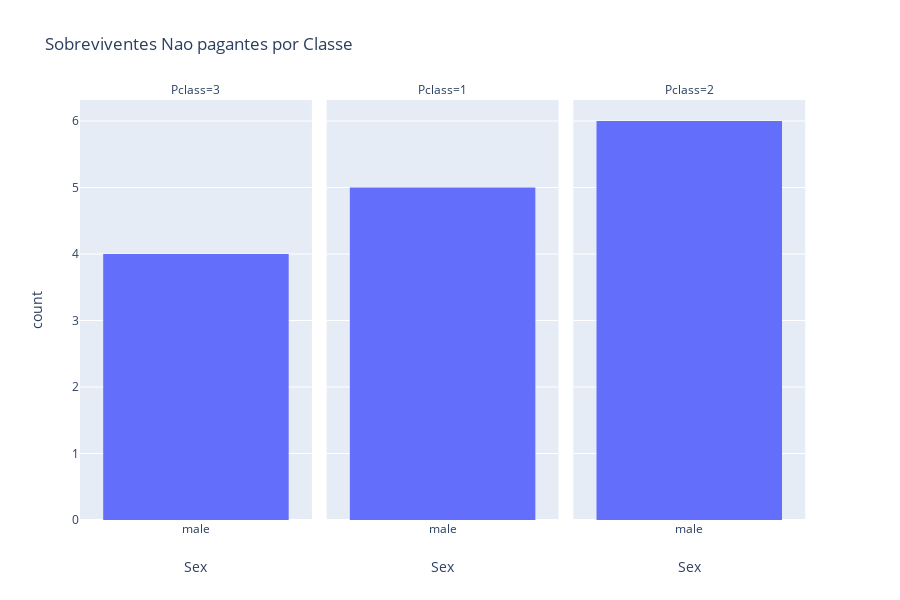

The code cell stored with this chart in its notebook:
### Code cell
fig = px.histogram(df.loc[df['Fare']==0],  x="Sex", facet_col="Pclass",title="Sobreviventes Nao pagantes por Classe")
fig.show()

### Figure 1 — Plotly figure (JSON) as saved in the notebook; plotly's stock layout.template omitted (floating-point values rounded to 4 significant figures)
{"data": [{"alignmentgroup": "True", "bingroup": "x", "hoverlabel": {"namelength": 0}, "hovertemplate": "Pclass=3<br>Sex=%{x}<br>count=%{y}", "legendgroup": "", "marker": {"color": "#636efa"}, "name": "", "offsetgroup": "", "orientation": "v", "showlegend": false, "type": "histogram", "x": ["male", "male", "male", "male"], "xaxis": "x", "yaxis": "y"}, {"alignmentgroup": "True", "bingroup": "x", "hoverlabel": {"namelength": 0}, "hovertemplate": "Pclass=1<br>Sex=%{x}<br>count=%{y}", "legendgroup": "", "marker": {"color": "#636efa"}, "name": "", "offsetgroup": "", "orientation": "v", "showlegend": false, "type": "histogram", "x": ["male", "male", "male", "male", "male"], "xaxis": "x2", "yaxis": "y2"}, {"alignmentgroup": "True", "bingroup": "x", "hoverlabel": {"namelength": 0}, "hovertemplate": "Pclass=2<br>Sex=%{x}<br>count=%{y}", "legendgroup": "", "marker": {"color": "#636efa"}, "name": "", "offsetgroup": "", "orientation": "v", "showlegend": false, "type": "histogram", "x": ["male", "male", "male", "male", "male", "male"], "xaxis": "x3", "yaxis": "y3"}], "layout": {"annotations": [{"font": {}, "showarrow": false, "text": "Pclass=3", "x": 0.1567, "xanchor": "center", "xref": "paper", "y": 1, "yanchor": "bottom", "yref": "paper"}, {"font": {}, "showarrow": false, "text": "Pclass=1", "x": 0.49, "xanchor": "center", "xref": "paper", "y": 1, "yanchor": "bottom", "yref": "paper"}, {"font": {}, "showarrow": false, "text": "Pclass=2", "x": 0.8233, "xanchor": "center", "xref": "paper", "y": 1, "yanchor": "bottom", "yref": "paper"}], "barmode": "relative", "height": 600, "legend": {"tracegroupgap": 0}, "title": {"text": "Sobreviventes Nao pagantes por Classe"}, "xaxis": {"anchor": "y", "domain": [0, 0.3133], "title": {"text": "Sex"}}, "xaxis2": {"anchor": "y2", "domain": [0.3333, 0.6467], "matches": "x", "title": {"text": "Sex"}}, "xaxis3": {"anchor": "y3", "domain": [0.6667, 0.98], "matches": "x", "title": {"text": "Sex"}}, "yaxis": {"anchor": "x", "domain": [0, 1], "title": {"text": "count"}}, "yaxis2": {"anchor": "x2", "domain": [0, 1], "matches": "y", "showticklabels": false}, "yaxis3": {"anchor": "x3", "domain": [0, 1], "matches": "y", "showticklabels": false}}}
